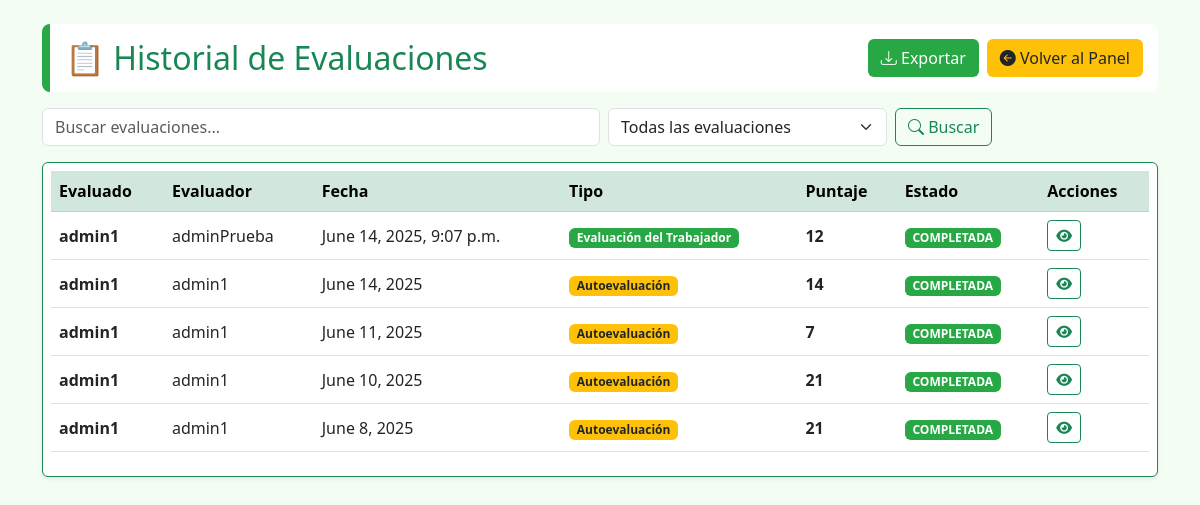
The page /historial/ (signed in) on the database its author committed.
### core/models.py (models this page shows, shortened)
class Usuario(AbstractUser):
    def __str__(self):
        return self.username  # Representación del objeto Usuario, devuelve solo el nombre de usuario.

class EvaluacionTrabajador(models.Model):
    ESTADOS = [
        ('PENDIENTE', 'Pendiente'),
        ('EN_PROGRESO', 'En progreso'),
        ('COMPLETADA', 'Completada'),
    ]
    evaluador = models.ForeignKey(settings.AUTH_USER_MODEL, on_delete=models.CASCADE, related_name='evaluaciones_realizadas')
    evaluado = models.ForeignKey(settings.AUTH_USER_MODEL, on_delete=models.CASCADE, related_name='evaluaciones_recibidas')
    fecha_creacion = models.DateTimeField(default=timezone.now)
    fecha_activacion = models.DateTimeField(default=timezone.now)
    estado = models.CharField(max_length=20, choices=ESTADOS, default='PENDIENTE')
    observaciones = models.TextField(blank=True, null=True)
    @property
    def puntaje_total(self):
        return self.respuestas.aggregate(total=Sum('puntaje'))['total'] or 0

class AutoevaluacionTrabajador(models.Model):
    trabajador = models.ForeignKey(settings.AUTH_USER_MODEL, on_delete=models.CASCADE, related_name='autoevaluaciones')
    fecha = models.DateField(auto_now_add=True)
    fecha_creacion = models.DateTimeField(default=timezone.now)
    @property
    def puntaje_total(self):
        return sum(r.puntaje for r in self.respuestas.all())

### core/views.py (the view)
# urls.py: path('historial/', views.historial_evaluaciones, name='historial_evaluaciones'),
@login_required
def historial_evaluaciones(request):
    form = FiltroEvaluacionForm(request.GET or None)
    tipo_filtro = request.GET.get('tipo', 'todas')
    busqueda = request.GET.get('buscar', '').lower().strip()
    user = request.user
    trabajador = getattr(user, 'trabajador', None)
    puesto_usuario = getattr(trabajador, 'puesto', None)
    nombre_puesto = (puesto_usuario.nombre.lower() if puesto_usuario else '')
    es_gerente = nombre_puesto == 'gerente'
    ver_solo_propias = nombre_puesto in ['supervisor', 'cajero', 'almacen', 'vendedor']
    evaluaciones = []
    auto_qs = AutoevaluacionTrabajador.objects.select_related('trabajador')
    if ver_solo_propias:
        auto_qs = auto_qs.filter(trabajador=user)
    if tipo_filtro in ['todas', 'AUTO']:
     for auto in auto_qs:
        if busqueda in str(auto.trabajador).lower():
            evaluaciones.append({
                'id': auto.id,
                'evaluado': auto.trabajador,
                'evaluador': auto.trabajador,
                'fecha': auto.fecha,
                'tipo': 'AUTO',
                'get_tipo_display': TIPO_CHOICES['AUTO'],
                'puntaje': auto.puntaje_total,
                'estado': 'Completada',
            })
    et_qs = EvaluacionTrabajador.objects.select_related('evaluador', 'evaluado') \
                                        .filter(estado__iexact='Completada')
    if ver_solo_propias:
        et_qs = et_qs.filter(evaluado=user)
    if tipo_filtro in ['todas', 'TRAB']:
        for e in et_qs:
            if busqueda in str(e.evaluado).lower() or busqueda in str(e.evaluador).lower():
                evaluaciones.append({
                    'id': e.id,
                    'evaluado': e.evaluado,
                    'evaluador': e.evaluador,
                    'fecha': e.fecha_creacion,
                    'tipo': 'TRAB',
                    'get_tipo_display': TIPO_CHOICES['TRAB'],
                    'puntaje': e.puntaje_total,
                    'estado': 'Completada',
                })
    ev_qs = EvaluacionVenta.objects.select_related('trabajador', 'cliente') \
                                   .filter(estado__iexact='Completada')
    if ver_solo_propias:
        ev_qs = ev_qs.filter(trabajador=trabajador)
    if tipo_filtro in ['todas', 'CLIE']:
        for ev in ev_qs:
            if busqueda in str(ev.trabajador).lower() or busqueda in str(ev.cliente).lower():
                evaluaciones.append({
                    'id': ev.id,
                    'evaluado': ev.trabajador,
                    'evaluador': ev.cliente,
                    'fecha': ev.fecha,
                    'tipo': 'CLIE',
                    'get_tipo_display': TIPO_CHOICES['CLIE'],
                    'puntaje': ev.puntaje_total,
                    'estado': 'Completada',
                })
    evaluaciones.sort(key=lambda x: normalizar_fecha(x['fecha']), reverse=True)
    context = {
        'evaluaciones': evaluaciones,
        'form': form,
        'tipo_filtro': tipo_filtro,
        'busqueda': request.GET.get('buscar', ''),
        'TipoEvaluacion': TipoEvaluacion  # para el <select> del filtro
    }
    return render(request, 'historial.html', context)

### core/forms.py
class FiltroEvaluacionForm(forms.Form):
    buscar = forms.CharField(required=False, label='Buscar')
    tipo = forms.ChoiceField(
        required=False,
        choices=[('todas', 'Todas las evaluaciones')] + list(TipoEvaluacion.choices),
        label='Tipo'
    )

### core/views.py (called while the page is built)
def normalizar_fecha(fecha):
    if isinstance(fecha, datetime):
        if is_aware(fecha):
            return fecha.replace(tzinfo=None)
        return fecha
    elif isinstance(fecha, date):
        return datetime.combine(fecha, time.min)
    return None

### templates/historial.html (shortened to what this page needs)
{% load static %}
<!DOCTYPE html>
<html lang="es">
<head>
    <link href="https://cdn.jsdelivr.net/npm/bootstrap@5.3.0/dist/css/bootstrap.min.css" rel="stylesheet">
    <link href="https://cdn.jsdelivr.net/npm/bootstrap-icons@1.10.5/font/bootstrap-icons.css" rel="stylesheet">
    <link rel="stylesheet" href="https://cdnjs.cloudflare.com/ajax/libs/font-awesome/6.5.0/css/all.min.css">
</head>
<body>
<div class="container py-4">
    <div class="d-flex justify-content-between align-items-center mb-3 shadow-panel">
        <h2 class="mb-0 text-success">📋 Historial de Evaluaciones</h2>
        <div class="d-flex gap-2">
            <a href="{% url 'exportar_evaluaciones_excel' %}" class="btn btn-verde">
                <i class="bi bi-download"></i> Exportar
            </a>
            <a href="{% url 'admin_dashboard' %}" class="btn btn-amarillo">
                <i class="bi bi-arrow-left-circle-fill"></i> Volver al Panel
            </a>
        </div>
    </div>
    <form method="get" class="d-flex gap-2 mb-3">
        <input type="text" name="buscar" value="{{ busqueda }}" class="form-control w-50" placeholder="Buscar evaluaciones...">
        <select name="tipo" class="form-select w-25">
            <option value="todas" {% if tipo_filtro == "todas" %}selected{% endif %}>Todas las evaluaciones</option>
        </select>
        <button class="btn btn-outline-success" type="submit">
            <i class="bi bi-search"></i> Buscar
        </button>
    </form>
    <div class="table-responsive bg-white shadow-sm rounded p-2 border border-success">
        <table class="table table-hover align-middle">
            <thead class="table-success">
                <tr>
                    <th>Evaluado</th>
                    <th>Evaluador</th>
                    <th>Fecha</th>
                    <th>Tipo</th>
                    <th>Puntaje</th>
                    <th>Estado</th>
                    <th>Acciones</th>
                </tr>
            </thead>
            <tbody>
                {% for eval in evaluaciones %}
                    <tr>
                        <td><strong>{{ eval.evaluado }}</strong></td>
                        <td>{{ eval.evaluador }}</td>
                        <td>{{ eval.fecha }}</td>
                        <td>
                            <span class="badge
                                {% if eval.tipo == 'CLIE' %}bg-primary
                                {% elif eval.tipo == 'TRAB' %}bg-success
                                {% else %}bg-warning text-dark
                                {% endif %}">
                                {{ eval.get_tipo_display }}
                            </span>
                        </td>
                        <td>
                            <span class="fw-bold text-dark">{{ eval.puntaje }}</span>
                        </td>
                        <td><span class="badge bg-success">{{ eval.estado|upper }}</span></td>
                        <td>
                            <a href="{% url 'ver_evaluacion' tipo=eval.tipo id=eval.id %}" class="btn btn-outline-success btn-sm" title="Ver Detalles">
                                <i class="fas fa-eye"></i>
                            </a>
                        </td>
                    </tr>
                {% empty %}
                    <tr>
                        <td colspan="7" class="text-center text-muted">No se encontraron evaluaciones.</td>
                    </tr>
                {% endfor %}
            </tbody>
        </table>
    </div>
</div>
</body>
</html>

### templates/historial.html (style rules this page uses)
body { background-color: #f4fdf4; }
.btn-verde { background-color: #28a745; color: white; }
.btn-amarillo { background-color: #ffc107; color: #212529; }
.table thead { background-color: #d4edda; }
.badge.bg-success { background-color: #28a745 !important; }
.badge.bg-warning { background-color: #ffc107 !important; }
.shadow-panel { background-color: white; border-left: 8px solid #28a745; padding: 15px; border-radius: 8px; margin-bottom: 20px; }

### rows shown on the page
Usuario: evaluado "admin1", evaluador "adminPrueba", fecha "June 14, 2025, 9:07 p.m.", tipo "Evaluación del Trabajador", puntaje "12", estado "COMPLETADA", evaluador "admin1", fecha "June 14, 2025", tipo "Autoevaluación", puntaje "14", fecha "June 11, 2025", puntaje "7", fecha "June 10, 2025", puntaje "21", fecha "June 8, 2025"
